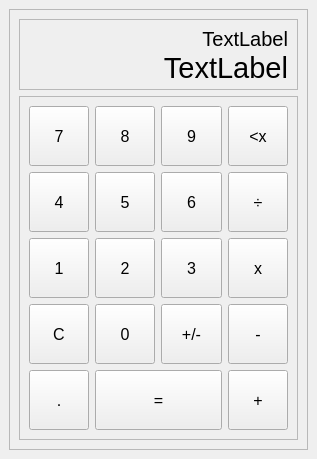
<?xml version="1.0" encoding="UTF-8"?>
<ui version="4.0">
 <class>MainWindow</class>
 <widget class="QMainWindow" name="MainWindow">
  <property name="geometry">
   <rect>
    <x>0</x>
    <y>0</y>
    <width>317</width>
    <height>459</height>
   </rect>
  </property>
  <property name="minimumSize">
   <size>
    <width>317</width>
    <height>459</height>
   </size>
  </property>
  <property name="windowTitle">
   <string>MainWindow</string>
  </property>
  <widget class="QWidget" name="centralwidget">
   <layout class="QGridLayout" name="gridLayout_3">
    <item row="0" column="0">
     <widget class="QFrame" name="frame">
      <property name="frameShape">
       <enum>QFrame::StyledPanel</enum>
      </property>
      <property name="frameShadow">
       <enum>QFrame::Raised</enum>
      </property>
      <layout class="QGridLayout" name="gridLayout">
       <item row="0" column="0">
        <widget class="QFrame" name="displayLabelFrame">
         <property name="frameShape">
          <enum>QFrame::StyledPanel</enum>
         </property>
         <property name="frameShadow">
          <enum>QFrame::Raised</enum>
         </property>
         <layout class="QVBoxLayout" name="verticalLayout">
          <item>
           <widget class="QLabel" name="historyLabel">
            <property name="minimumSize">
             <size>
              <width>0</width>
              <height>20</height>
             </size>
            </property>
            <property name="font">
             <font>
              <pointsize>15</pointsize>
              <stylestrategy>PreferAntialias</stylestrategy>
             </font>
            </property>
            <property name="text">
             <string>TextLabel</string>
            </property>
            <property name="textFormat">
             <enum>Qt::PlainText</enum>
            </property>
            <property name="alignment">
             <set>Qt::AlignRight|Qt::AlignTrailing|Qt::AlignVCenter</set>
            </property>
           </widget>
          </item>
          <item>
           <widget class="QLabel" name="digitLabel">
            <property name="minimumSize">
             <size>
              <width>0</width>
              <height>25</height>
             </size>
            </property>
            <property name="font">
             <font>
              <pointsize>22</pointsize>
              <weight>50</weight>
              <bold>false</bold>
             </font>
            </property>
            <property name="text">
             <string>TextLabel</string>
            </property>
            <property name="textFormat">
             <enum>Qt::PlainText</enum>
            </property>
            <property name="alignment">
             <set>Qt::AlignRight|Qt::AlignTrailing|Qt::AlignVCenter</set>
            </property>
           </widget>
          </item>
         </layout>
        </widget>
       </item>
       <item row="1" column="0">
        <widget class="QFrame" name="buttonFrame">
         <property name="frameShape">
          <enum>QFrame::StyledPanel</enum>
         </property>
         <property name="frameShadow">
          <enum>QFrame::Raised</enum>
         </property>
         <layout class="QGridLayout" name="gridLayout_2">
          <item row="0" column="0">
           <widget class="QPushButton" name="numberSeven">
            <property name="minimumSize">
             <size>
              <width>60</width>
              <height>60</height>
             </size>
            </property>
            <property name="font">
             <font>
              <pointsize>12</pointsize>
             </font>
            </property>
            <property name="text">
             <string>7</string>
            </property>
           </widget>
          </item>
          <item row="0" column="1">
           <widget class="QPushButton" name="numberEight">
            <property name="minimumSize">
             <size>
              <width>60</width>
              <height>60</height>
             </size>
            </property>
            <property name="font">
             <font>
              <pointsize>12</pointsize>
             </font>
            </property>
            <property name="text">
             <string>8</string>
            </property>
           </widget>
          </item>
          <item row="0" column="2">
           <widget class="QPushButton" name="numberNine">
            <property name="minimumSize">
             <size>
              <width>60</width>
              <height>60</height>
             </size>
            </property>
            <property name="font">
             <font>
              <pointsize>12</pointsize>
             </font>
            </property>
            <property name="text">
             <string>9</string>
            </property>
           </widget>
          </item>
          <item row="0" column="3">
           <widget class="QPushButton" name="deleteLastButton">
            <property name="minimumSize">
             <size>
              <width>60</width>
              <height>60</height>
             </size>
            </property>
            <property name="font">
             <font>
              <pointsize>12</pointsize>
             </font>
            </property>
            <property name="text">
             <string>&lt;x</string>
            </property>
           </widget>
          </item>
          <item row="1" column="0">
           <widget class="QPushButton" name="numberFour">
            <property name="minimumSize">
             <size>
              <width>60</width>
              <height>60</height>
             </size>
            </property>
            <property name="font">
             <font>
              <pointsize>12</pointsize>
             </font>
            </property>
            <property name="text">
             <string>4</string>
            </property>
           </widget>
          </item>
          <item row="1" column="1">
           <widget class="QPushButton" name="numberFive">
            <property name="minimumSize">
             <size>
              <width>60</width>
              <height>60</height>
             </size>
            </property>
            <property name="font">
             <font>
              <pointsize>12</pointsize>
             </font>
            </property>
            <property name="text">
             <string>5</string>
            </property>
           </widget>
          </item>
          <item row="1" column="2">
           <widget class="QPushButton" name="numberSix">
            <property name="minimumSize">
             <size>
              <width>60</width>
              <height>60</height>
             </size>
            </property>
            <property name="font">
             <font>
              <pointsize>12</pointsize>
             </font>
            </property>
            <property name="text">
             <string>6</string>
            </property>
           </widget>
          </item>
          <item row="1" column="3">
           <widget class="QPushButton" name="divisionButton">
            <property name="minimumSize">
             <size>
              <width>60</width>
              <height>60</height>
             </size>
            </property>
            <property name="font">
             <font>
              <pointsize>12</pointsize>
             </font>
            </property>
            <property name="text">
             <string>÷</string>
            </property>
           </widget>
          </item>
          <item row="2" column="0">
           <widget class="QPushButton" name="numberOne">
            <property name="minimumSize">
             <size>
              <width>60</width>
              <height>60</height>
             </size>
            </property>
            <property name="font">
             <font>
              <pointsize>12</pointsize>
             </font>
            </property>
            <property name="text">
             <string>1</string>
            </property>
           </widget>
          </item>
          <item row="2" column="1">
           <widget class="QPushButton" name="numberTwo">
            <property name="minimumSize">
             <size>
              <width>60</width>
              <height>60</height>
             </size>
            </property>
            <property name="font">
             <font>
              <pointsize>12</pointsize>
             </font>
            </property>
            <property name="text">
             <string>2</string>
            </property>
           </widget>
          </item>
          <item row="2" column="2">
           <widget class="QPushButton" name="numberThree">
            <property name="minimumSize">
             <size>
              <width>60</width>
              <height>60</height>
             </size>
            </property>
            <property name="font">
             <font>
              <pointsize>12</pointsize>
             </font>
            </property>
            <property name="text">
             <string>3</string>
            </property>
           </widget>
          </item>
          <item row="2" column="3">
           <widget class="QPushButton" name="multiplicationButton">
            <property name="minimumSize">
             <size>
              <width>60</width>
              <height>60</height>
             </size>
            </property>
            <property name="font">
             <font>
              <pointsize>12</pointsize>
             </font>
            </property>
            <property name="text">
             <string>x</string>
            </property>
           </widget>
          </item>
          <item row="3" column="0">
           <widget class="QPushButton" name="clearAllButton">
            <property name="minimumSize">
             <size>
              <width>60</width>
              <height>60</height>
             </size>
            </property>
            <property name="font">
             <font>
              <pointsize>12</pointsize>
             </font>
            </property>
            <property name="text">
             <string>C</string>
            </property>
           </widget>
          </item>
          <item row="3" column="1">
           <widget class="QPushButton" name="numberZero">
            <property name="minimumSize">
             <size>
              <width>60</width>
              <height>60</height>
             </size>
            </property>
            <property name="font">
             <font>
              <pointsize>12</pointsize>
             </font>
            </property>
            <property name="text">
             <string>0</string>
            </property>
           </widget>
          </item>
          <item row="3" column="2">
           <widget class="QPushButton" name="negativePositiveButton">
            <property name="minimumSize">
             <size>
              <width>60</width>
              <height>60</height>
             </size>
            </property>
            <property name="font">
             <font>
              <pointsize>12</pointsize>
             </font>
            </property>
            <property name="text">
             <string>+/-</string>
            </property>
           </widget>
          </item>
          <item row="3" column="3">
           <widget class="QPushButton" name="deductionButton">
            <property name="minimumSize">
             <size>
              <width>60</width>
              <height>60</height>
             </size>
            </property>
            <property name="font">
             <font>
              <pointsize>12</pointsize>
             </font>
            </property>
            <property name="text">
             <string>-</string>
            </property>
           </widget>
          </item>
          <item row="4" column="0">
           <widget class="QPushButton" name="commaButton">
            <property name="minimumSize">
             <size>
              <width>60</width>
              <height>60</height>
             </size>
            </property>
            <property name="font">
             <font>
              <pointsize>12</pointsize>
             </font>
            </property>
            <property name="text">
             <string>.</string>
            </property>
           </widget>
          </item>
          <item row="4" column="1" colspan="2">
           <widget class="QPushButton" name="equalsButton">
            <property name="minimumSize">
             <size>
              <width>120</width>
              <height>60</height>
             </size>
            </property>
            <property name="font">
             <font>
              <pointsize>12</pointsize>
             </font>
            </property>
            <property name="text">
             <string>=</string>
            </property>
           </widget>
          </item>
          <item row="4" column="3">
           <widget class="QPushButton" name="additionButton">
            <property name="minimumSize">
             <size>
              <width>60</width>
              <height>60</height>
             </size>
            </property>
            <property name="font">
             <font>
              <pointsize>12</pointsize>
             </font>
            </property>
            <property name="text">
             <string>+</string>
            </property>
           </widget>
          </item>
         </layout>
        </widget>
       </item>
      </layout>
     </widget>
    </item>
   </layout>
  </widget>
 </widget>
 <resources/>
 <connections/>
</ui>
